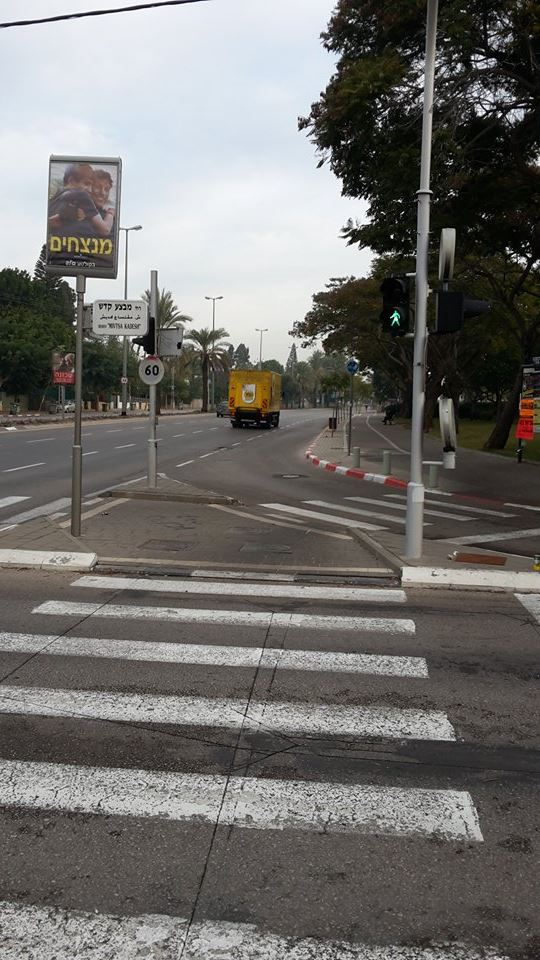
#> input picture src/python/aa.jpg, 540 x 960 px
$ python rects.py aa.jpg   (Python 2 division)
#> lines starting #> are read from the running program, lines starting #| are printed output that depends on the picture; after the words box and inside, x2 and y2 are one past the last pixel; in counts of white or black regions, pixels touching at a corner belong together
### src/python/detect_light_state.py
import cv2
import os
import math
import numpy as np
import matplotlib
from matplotlib import pyplot as plt


def show_image(i):
    cv2.imshow('image',i)
    k = cv2.waitKey(0) & 0xff
    if k == ord('h'):
        _show_hist_curve(i)
    elif k == 27:
        os._exit(2)
    cv2.destroyAllWindows()

def _split_image(img):
    height, width, _ = img.shape
    return img[0 : (height / 2), 0 : width], img[(height / 2) : height, 0 : width]

# [7 lines left out: function _show_hist_curve, not called in this run]

def _heuristic_dominant_color(img, lower_thresh=100, upper_thresh=250):
    lower_green = np.array([50,50,50])
    upper_green = np.array([80,255,255])
    green_mask = cv2.inRange(img, lower_green, upper_green)
    green = cv2.countNonZero(green_mask)

    lower_red = np.array([0,50,50])
    upper_red = np.array([7,255,255])
    red_mask = cv2.inRange(img, lower_red, upper_red)

    red = cv2.countNonZero(red_mask)

    lower_red = np.array([155,50,50])
    upper_red = np.array([180,255,255])
    red_mask = cv2.inRange(img, lower_red, upper_red)
    red += cv2.countNonZero(red_mask)

    lower_blue = np.array([90, 50, 50])
    upper_blue = np.array([140, 255, 255])
    blue_mask = cv2.inRange(img, lower_blue, upper_blue)
    blue = cv2.countNonZero(blue_mask)

    total = float(red + green + blue)
    if total == 0:
        return 'nan', 0, 0

    red /= total
    green /= total
    if red > green:
        return 'red', red, red * total
    return 'green', green, green * total

def detect_light_state(img, match_threshold=0.6, off_threshold=0.5):
    upper_img, lower_img = _split_image(img)
    upper_state, upper_diff, upper_t = _heuristic_dominant_color(upper_img)
    lower_state, lower_diff, lower_t = _heuristic_dominant_color(lower_img)

    possibly_red = (upper_state == 'red' and upper_diff > match_threshold and upper_t > 30 and lower_t * 2 < upper_t and (lower_t < 15 or lower_diff < off_threshold))
    possibly_green = (lower_state =='green' and lower_diff > match_threshold and lower_t > 30 and upper_t * 2 < lower_t and (upper_t < 15 or upper_diff < off_threshold))

    if possibly_green and not possibly_red:
        return 'green'
    elif possibly_red and not possibly_green:

        print upper_state, upper_diff, upper_t
        print lower_state, lower_diff, lower_t

        return 'red'
    else:
        return 'NAN'

### src/python/rects.py
import cv2
from detect_light_state import detect_light_state, show_image
import numpy as np
import random
import sys

def get_rects(img, th1=40, th2=120):
    gray = cv2.cvtColor(img,cv2.COLOR_BGR2GRAY)
    edges = cv2.Canny(gray,th1,th2,apertureSize = 3, L2gradient=True)

    mat = cv2.getStructuringElement(cv2.MORPH_RECT, (3,3))
    dilated = cv2.dilate(edges, mat)


    contours, hierarchy = cv2.findContours(dilated,cv2.RETR_LIST,cv2.CHAIN_APPROX_SIMPLE)

    for cnt in contours:
        x,y,w,h = cv2.boundingRect(cnt)
        if w < 15 or h < 15:
            continue
        if h > 3*w or h < 1.5 * w:
            continue
        yield (x,y),(x+w,y+h)

if __name__ == "__main__":
    if len(sys.argv) < 2:
        print "Usage: %s image [image...]" % sys.argv[0]
        sys.exit(1)

    for f in sys.argv[1:]:
        img = cv2.imread(f)
#> img is the input picture: shape (960, 540, 3); mean B, G, R 108.4, 111.3, 113
        cimg = cv2.cvtColor(img, cv2.COLOR_BGR2HSV)
#> cimg: shape (960, 540, 3); mean H, S, V 42.6, 36.6, 115.6
        for ul, br in get_rects(img):
            i = cimg[ul[1]:br[1], ul[0]:br[0]]
            res = detect_light_state(i)
            if res == 'green':
                col = (0, 255, 0)
            elif res == 'red':
                col = (0, 0, 255)
            else:
                col = (100, 100, 100)
            cv2.rectangle(img, ul, br, col, 2)
#> this loop made 13 passes
#> (ul, br, upper_state in detect_light_state) on passes 1 to 11: ((404, 843), (420, 873), 'nan'), ((464, 808), (483, 841), 'nan'), ((421, 418), (446, 461), 'nan'), ((215, 372), (230, 398), 'nan'), ((127, 361), (149, 397), 'green'), ((137, 317), (154, 354), 'nan'), ((28, 283), (82, 403), 'green'), ((379, 276), (415, 336), 'nan'), ((84, 231), (125, 303), 'red'), ((522, 140), (540, 169), 'nan'), ((326, 84), (422, 230), 'nan')
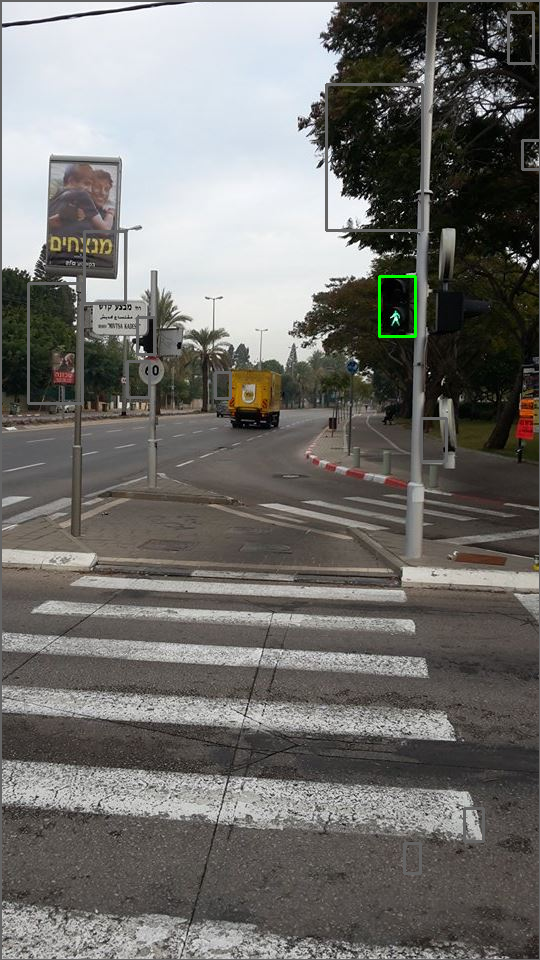
#> img: shape (960, 540, 3); 2.07% of pixels changed, all inside (x1, y1, x2, y2) = (0, 0, 540, 960)
        cv2.imwrite("g_" + f, img)
        show_image(img)
#> (key Esc is pressed here)
#> (the run stopped early here; a loop or call above may not have finished)

$ run again, on src/python/g_both.jpg
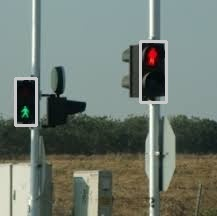
#> input picture src/python/g_both.jpg, 217 x 216 px
#> img is the input picture: shape (216, 217, 3); mean B, G, R 112.4, 121.3, 110.9
#> cimg: shape (216, 217, 3); mean H, S, V 67.3, 52, 123.6
#> the loop `for ul, br in get_rects(img):` made 2 passes
#> (ul, br) on passes 1 to 2: ((17, 81), (35, 124)), ((142, 44), (164, 100))
#> (printed output is left out)
#> after the loop `for ul, br in get_rects(img):`:
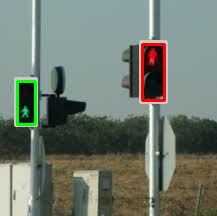
#> img: shape (216, 217, 3); 1.76% of pixels changed, all inside (x1, y1, x2, y2) = (16, 43, 166, 126)

$ run again, on src/python/green.jpg
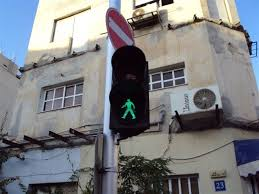
#> input picture src/python/green.jpg, 259 x 194 px
#> img is the input picture: shape (194, 259, 3); mean B, G, R 128.3, 124.9, 123.1
#> cimg: shape (194, 259, 3); mean H, S, V 77.5, 48.2, 135.8
#> the loop `for ul, br in get_rects(img):` made 2 passes
#> (ul, br) on passes 1 to 2: ((171, 86), (187, 114)), ((110, 46), (150, 139))
#> after the loop `for ul, br in get_rects(img):`:
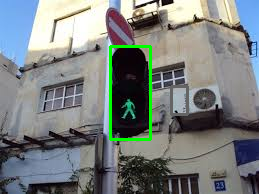
#> img: shape (194, 259, 3); 2.1% of pixels changed, all inside (x1, y1, x2, y2) = (109, 45, 189, 141)
